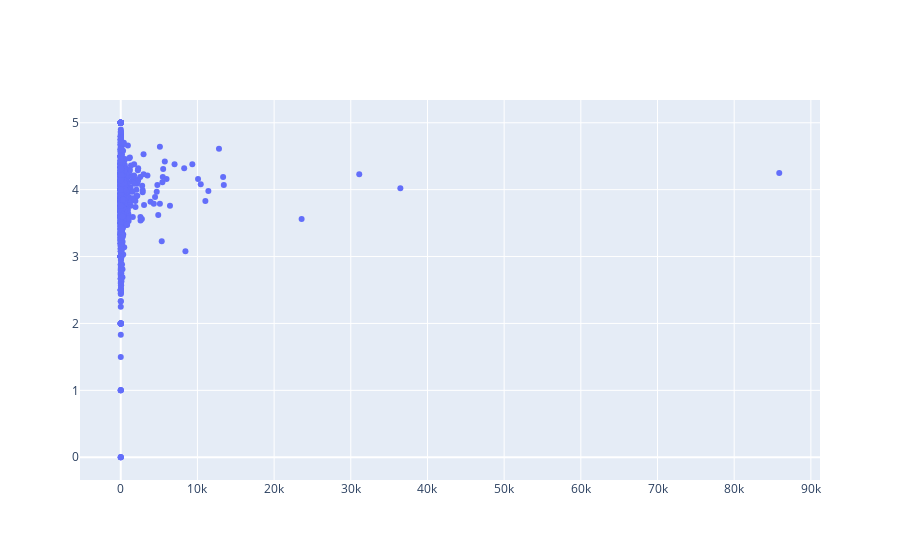

Write notebook code for a chart like this one.
### Markdown cell above
# Scatterplot
- what relationships may occur,
- which data to choose for recommendations?
  - num_pages -> ratings (count, average)
  - shelves (favorited, but only those that describe a genre -> skip redundant ones like to-read)
    - similar count
    - similar shelves

### Code cell
# create scatterplot matrix
import pandas as pd
import seaborn as sns

# convert spark dataframe to pandas dataframe

# create scatterplot matrix, use plotly.graph_objects
import plotly.graph_objects as go

# trace
trace = go.Scatter(
    x = books_with_similar_books_pd['ratings_count'],
    y = books_with_similar_books_pd['average_rating'],
    mode = 'markers'
)

# layout
fig = go.Figure(data=[trace])
fig.show()

### Figure 1 — Plotly figure (JSON) as saved in the notebook; plotly's stock layout.template omitted (floating-point values rounded to 4 significant figures; data arrays with more than 128 entries replaced by an {"elided": "..."} marker saying what was removed)
{"data": [{"mode": "markers", "type": "scatter", "x": {"elided": "2358 int values"}, "y": {"elided": "2358 float values"}}], "layout": {}}
